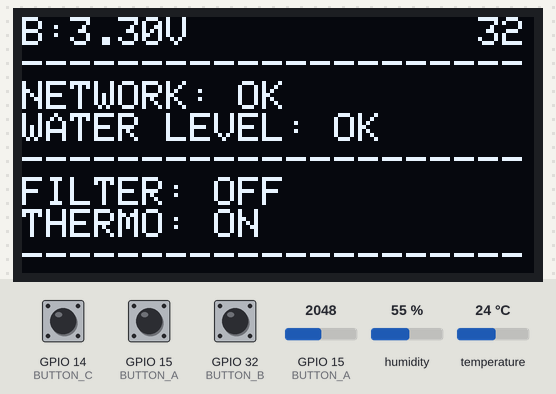
This sketch was run on a simulated ESP32. Parts: 128×64 one-colour display. Inputs (shaded band) come from the test bench; at power-on: GPIO 15 (BUTTON_A) = 2048, humidity 55 %, GPIO 14 (BUTTON_C) HIGH, GPIO 15 (BUTTON_A) HIGH, GPIO 32 (BUTTON_B) HIGH, temperature 24 °C. The display library's start-up logo is not drawn; what the sketch prints to the serial monitor is not drawn.

Above: at 5.9 s.
6.0 s: GPIO 15 (BUTTON_A) set to 2866
At 6.19 s:
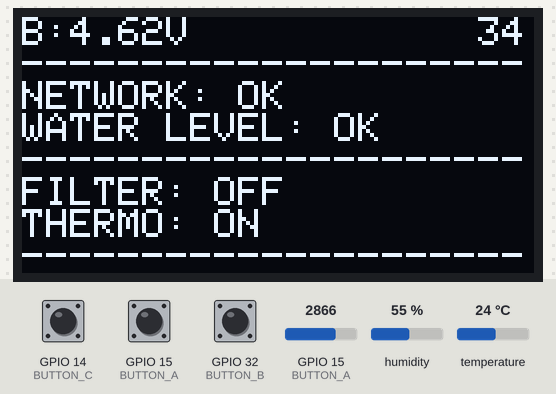
7.6 s: GPIO 15 (BUTTON_A) set to 3603
At 7.75 s:
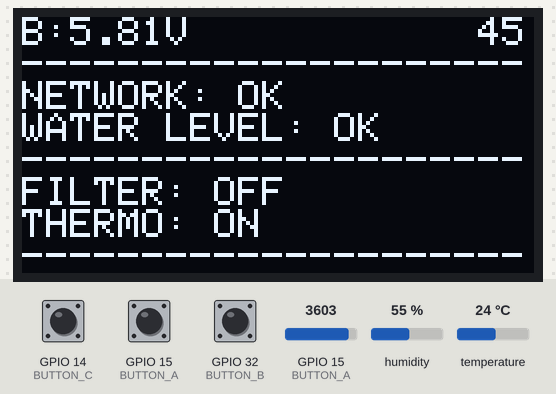
9.1 s: GPIO 15 (BUTTON_A) set to 4095
At 9.3 s:
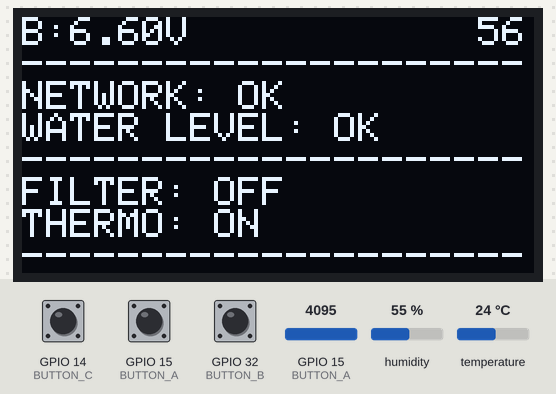
10.7 s: humidity set to 22 %
At 15.54 s:
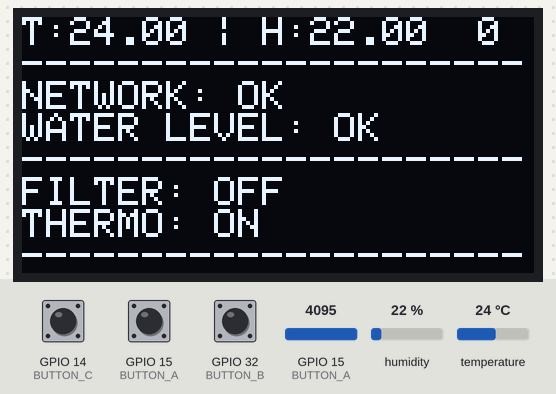

The sketch:

main.ino
```cpp
#include <SPI.h>
#include <Wire.h>
#include <Adafruit_AHTX0.h>
#include <Adafruit_GFX.h>
#include <Adafruit_SH110X.h>

Adafruit_AHTX0 aht;
Adafruit_SH1107 display = Adafruit_SH1107(64, 128, &Wire);

// OLED FeatherWing buttons map to different pins depending on board:
#if defined(ESP8266)
#define BUTTON_A  0
#define BUTTON_B 16
#define BUTTON_C  2
#elif defined(ESP32) && !defined(ARDUINO_ADAFRUIT_FEATHER_ESP32S2)
#define BUTTON_A 15
#define BUTTON_B 32
#define BUTTON_C 14
#elif defined(ARDUINO_STM32_FEATHER)
#define BUTTON_A PA15
#define BUTTON_B PC7
#define BUTTON_C PC5
#elif defined(TEENSYDUINO)
#define BUTTON_A  4
#define BUTTON_B  3
#define BUTTON_C  8
#elif defined(ARDUINO_NRF52832_FEATHER)
#define BUTTON_A 31
#define BUTTON_B 30
#define BUTTON_C 27
#else // 32u4, M0, M4, nrf52840, esp32-s2 and 328p
#define BUTTON_A  9
#define BUTTON_B  6
#define BUTTON_C  5
#endif

// battery pin
#define VBATPIN A13

bool printbat = true;
int loop_count = 0;

void setup() {
	Serial.begin(115200);

	if (!aht.begin()) {
		Serial.println("Could not find AHT? Check wiring");
		while (1) delay(10);
	}
	Serial.println("AHT10 or AHT20 found");

	Serial.println("128x64 OLED FeatherWing test");
	delay(250); // wait for the OLED to power up
	display.begin(0x3C, true); // Address 0x3C default

	Serial.println("OLED begun");

	// Show image buffer on the display hardware.
	// Since the buffer is intialized with an Adafruit splashscreen
	// internally, this will display the splashscreen.
	display.display();
	delay(1000);

	// Clear the buffer.
	display.clearDisplay();
	display.display();

	display.setRotation(1);
	Serial.println("Button test");

	pinMode(BUTTON_A, INPUT_PULLUP);
	pinMode(BUTTON_B, INPUT_PULLUP);
	pinMode(BUTTON_C, INPUT_PULLUP);

	// text display tests
}

void loop() {
	if(!digitalRead(BUTTON_A)) {
		printbat = !printbat;
		delay(250);
	}
	if(!digitalRead(BUTTON_B)) display.print("B");
	if(!digitalRead(BUTTON_C)) display.print("C");

	loop_count++;
	delay(10);
	yield();
	printScreen();
	display.display();
}

float printBat() {
	float measuredvbat = analogReadMilliVolts(VBATPIN);
	measuredvbat *= 2;    // we divided by 2, so multiply back
	measuredvbat /= 1000; // convert to volts!
	return measuredvbat;
}

void printScreen() {
	// PHT20
	sensors_event_t humidity, temp;
	aht.getEvent(&humidity, &temp);// populate temp and humidity objects
	// OLED
	display.clearDisplay();
	display.setTextSize(1);
	display.setTextColor(SH110X_WHITE);
	display.setCursor(0,0);
	if (loop_count < 100) {
		display.print("B:");
		display.print(printBat());
		display.print("V");
		display.print("            ");
		display.println(loop_count);
	} else {
		display.print("T:");
		display.print(temp.temperature);
		display.print(" | ");
		display.print("H:");
		display.print(humidity.relative_humidity);
		display.print("  ");
		display.println(loop_count - 100);
		if (loop_count == 199) {
			loop_count = 0;
		}
	}
	display.println("---------------------");
	display.println("NETWORK: OK");
	display.println("WATER LEVEL: OK");
	display.println("---------------------");
	display.println("FILTER: OFF");
	display.println("THERMO: ON");
	display.println("---------------------");
	display.display(); // actually display all of the above
}
```
